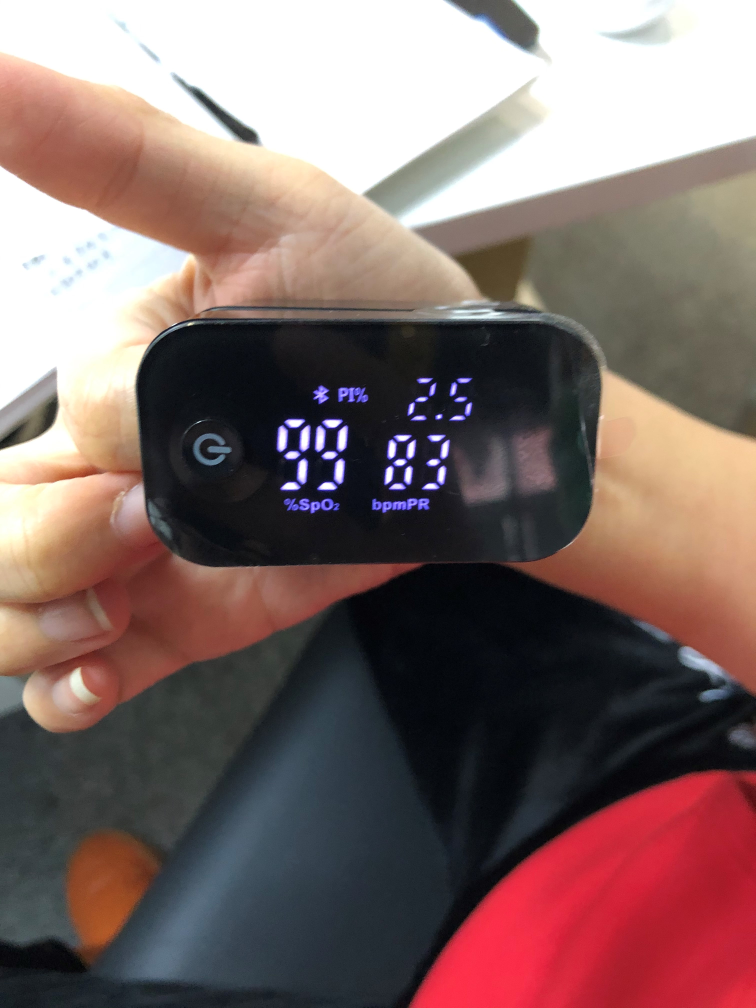
#> input picture images/IMG_2832.JPG, 3023 x 4031 px (shown at 1/4 size)
$ jupyter execute digitrec.ipynb   (shell and % lines are left out)
#> lines starting #> are read from the running program, lines starting #| are printed output that depends on the picture; after the words box and inside, x2 and y2 are one past the last pixel; in counts of white or black regions, pixels touching at a corner belong together
[cell 1]
from imutils.perspective import four_point_transform
from imutils import contours
import imutils
import matplotlib.pyplot as plt
import cv2
import numpy as np

[cell 2]
def find_screen(org_image):
    org_image = imutils.resize(org_image, height=500)
    imh = org_image.shape[0]
    imw = org_image.shape[1]
    cropL = 120
    cropR = 254

    image = org_image[:, cropL:cropR]
    gray = cv2.cvtColor(image, cv2.COLOR_BGR2GRAY)
    blur = cv2.GaussianBlur(gray,(5,5),0)
    th2 = cv2.adaptiveThreshold(blur,255,cv2.ADAPTIVE_THRESH_GAUSSIAN_C,
                cv2.THRESH_BINARY,31, 2)
    edged = cv2.Canny(th2, 0, 100, 255)

    lines = cv2.HoughLines(edged,1,np.pi/180, 1)[0:500]  #assumes descendng order of votes
    lines = np.append(lines, [[[i]] for i in range(len(lines))], axis=2) #mark by order of feature strength

    #merge similar lines
    idx = 0
    while idx < len(lines):
        for jdx in range(idx):
            ri, ti, _ = lines[idx][0]
            rj, tj, _ = lines[jdx][0]
            dt = abs(ti-tj)
            dp = abs(ri-rj)
            if dt < 0.1 and dp < 15:
                lines = np.delete(lines, idx, axis=0)
                idx -= 1
                break
        idx += 1

    #find pairs of horizontal parallel lines
    parallel_lines = []
    for i in range(len(lines)):
        for j in range(len(lines)):                           #TODO:remove horizontal restrict
            if j == i: continue
            ri, ti, si = lines[i][0]
            rj, tj, sj = lines[j][0]
            dt = abs(ti-tj)
            dp = abs(ri-rj)
            #parallel, some distance apart, horizontal
            if dt < 0.1 and 75<dp<200 and 1.40<ti<1.70:
                parallel_lines.append([ri, ti, si, rj, tj, sj])

    parallel_lines.sort(key=lambda p: (p[2]*p[2]+p[5]*p[5]))  #sort by feature strength
    parallel_lines = parallel_lines[:5]

    #the screen has bright digits surrounded by a dark background
    #look for this pattern of brightness
    hsvim = cv2.cvtColor(image, cv2.COLOR_BGR2HSV)
    row_color = np.array([hsvim[i,:,2].max(axis=0) - hsvim[i,:,2].min(axis=0) for i in range(len(hsvim))])
    row_color = np.expand_dims(row_color, axis=1)

    best_score = -10**6
    long_edges = None
    for ri, ti, si, rj, tj, sj in parallel_lines:
        hi = int(ri*np.sin(ti))
        hj = int(rj*np.sin(tj))
        region = row_color[min(hi,hj):max(hi,hj), :]
        l = len(region)
        margin = 0.2
        top_value = np.mean(region[:int(margin*l), :])
        btm_value = np.mean(region[-int(margin*l):, :])
        mid_value = np.mean(region[int(margin*l):-int(margin*l), :])
        score = mid_value - 2*(top_value+btm_value)/2   #weighted
        if score > best_score:
            best_score = score
            long_edges = [ri, ti, rj, tj]

    if long_edges[0] < long_edges[2]:
        top_edge = long_edges[:2]
        btm_edge = long_edges[2:]
    else:
        top_edge = long_edges[2:]
        btm_edge = long_edges[:2]

    #convert to coordinates in original image
    def endpt_b4_crop(r, t):
        hleft = int((1+cropL*np.cos(t)/r) * r/np.sin(t))
        hright = int((1+(cropL-imw)*np.cos(t)/r) * r/np.sin(t))
        return (0, hleft, imw, hright)

    top_endpt = endpt_b4_crop(*top_edge)
    btm_endpt = endpt_b4_crop(*btm_edge)

    #might want to crop a rectangle (now a parallelogram)
    screen_row = four_point_transform(org_image, np.array([top_endpt[:2],top_endpt[2:],btm_endpt[2:],btm_endpt[:2]]))
    rgray = cv2.cvtColor(screen_row, cv2.COLOR_BGR2GRAY)
    rblur = cv2.GaussianBlur(rgray,(5,5),0)
    rth2 = cv2.adaptiveThreshold(rblur,255,cv2.ADAPTIVE_THRESH_GAUSSIAN_C,
                cv2.THRESH_BINARY,101, 2)  #important parameter

    kernel = np.ones((5,5),np.uint8)
    closing = cv2.morphologyEx(rth2, cv2.MORPH_CLOSE, kernel)
    col_mean_V = np.mean(closing, axis=0)

    #find darkest horizontal region
    expected_width = int(len(screen_row) * 1.8)  #slightly wider
    best_score = -10**6
    best_window = 0
    for window_start in range(len(col_mean_V)-expected_width):
        score = -np.mean(col_mean_V[window_start:window_start+expected_width])  #this can be optimized for speed
        if score > best_score:
            best_score = score
            best_window = window_start

    approx_screen = screen_row[:, best_window:best_window+expected_width,:]
    rth2 = rth2[:, best_window:best_window+expected_width]

    redged = cv2.Canny(rth2, 0, 100, 255)
    screen_lines = cv2.HoughLines(redged,1,np.pi/180, 1)[0:500]  #assumes descendng order of votes

    #merge similar lines
    idx = 0
    while idx < len(screen_lines):
        for jdx in range(idx):
            ri, ti = screen_lines[idx][0]
            rj, tj = screen_lines[jdx][0]
            dt = abs(ti-tj)
            dp = abs(ri-rj)
            if dt < 0.1 and dp < 15:
                screen_lines = np.delete(screen_lines, idx, axis=0)
                idx -= 1
                break
        idx += 1

    #now look the screen's vertical borders
    vertical_lines = []
    for screen_line in screen_lines:
        for r, t in screen_line:
            if -0.1<t<0.1:
                vertical_lines.append([r, t])
    vertical_lines.sort(key=lambda v: v[0])

    #don't crop if screen is already bordered by the previous crop
    if vertical_lines[0][0]*np.cos(vertical_lines[0][1]) < expected_width * 1/8:
        left_edge = int(vertical_lines[0][0]*np.cos(vertical_lines[0][1]))
    else:
        left_edge = 0

    if vertical_lines[-1][0]*np.cos(vertical_lines[-1][1]) > expected_width * 7/8:
        right_edge = int(vertical_lines[-1][0]*np.cos(vertical_lines[-1][1]))
    else:
        right_edge = expected_width

    screen = approx_screen[:,left_edge:right_edge]
    screen = cv2.resize(screen, (350, 200))
    #screen = imutils.rotate(screen, top_edge[1]/np.pi*180-90) #tends to be inaccurate

    return screen

[cell 3]
def find_digits(screen, segment_area_fraction, width, shear=0.0, has_decimal_pt=False):
    imh, imw, _ = screen.shape

    #straighten italic digits
    if shear:
        M2 = np.float32([[1, shear, 0], [0, 1, 0]])
        M2[0,2] = -M2[0,1] * imw/2
        M2[1,2] = -M2[1,0] * imh/2
        screen = cv2.warpAffine(screen, M2, (imw, imh))

    gray = cv2.cvtColor(screen, cv2.COLOR_BGR2GRAY)
    blurred = cv2.blur(gray,ksize=(15,15))
    dst = cv2.addWeighted(gray, 4, blurred, -4, 128)     #eliminate background illumination
    dst = np.minimum(dst, np.ones(dst.shape) * 255)
    dst = np.maximum(dst, np.zeros(dst.shape)).astype(np.uint8)
    thresh = cv2.threshold(dst,200,255,cv2.THRESH_BINARY)[1]

    cnts = cv2.findContours(thresh.copy(), cv2.RETR_EXTERNAL,
        cv2.CHAIN_APPROX_SIMPLE)[0]

    def bounding_rect(rect1, rect2):
        x1, y1, w1, h1 = rect1
        x2, y2, w2, h2 = rect2
        x = int(min(x1, x2))
        y = int(min(y1, y2))
        w = int(max(x1+w1, x2+w2) - x)
        h = int(max(y1+h1, y2+h2) - y)
        return (x, y, w, h)

    #find rectangular bound for digit display
    digit_boundary = (int(imw/2), int(imh/2), 0, 0)
    for cnt in cnts:
        (x, y, w, h) = cv2.boundingRect(cnt)
        if cv2.contourArea(cnt) >= imh * imw / segment_area_fraction:
            digit_boundary = bounding_rect(digit_boundary, (x, y, w, h))

    x, y, w, h = digit_boundary
    digits = screen[y:y+h, x:x+w]  #add some failproof here
    dgh, dgw, _ = digits.shape
    digits = cv2.resize(digits, (int(60*dgw/dgh), 60))
    dgh, dgw, _ = digits.shape

    if not has_decimal_pt:
        digit1 = digits[:,:-width]
        digit2 = digits[:,-width:]
    else:
        digit1 = digits[:,:-(width+13)]
        digit2 = digits[:,-width:]

    #resize narrow digits
    def expand_left(digit):
        dgh, dgw, _ = digit.shape
        resized = cv2.resize(digit, (int(60 * dgw/dgh), 60))
        rh, rw, _ = resized.shape
        if rw > 27: return cv2.resize(resized, (27, 60))
        else:
            bg = np.zeros((60, 27, 3)).astype(np.uint8)
            bg[:, 27-rw:] = resized
            return bg

    return expand_left(digit1), expand_left(digit2)

[cell 4]
DIGIT_LOOKUP = [
    [1, 1, 1, 0, 1, 1, 1],
    [0, 1, 0, 0, 1, 0, 0],
    [1, 1, 0, 1, 0, 1, 1],
    [1, 1, 0, 1, 1, 0, 1],
    [0, 1, 1, 1, 1, 0, 0],
    [1, 0, 1, 1, 1, 0, 1],
    [1, 0, 1, 1, 1, 1, 1],
    [1, 1, 0, 0, 1, 0, 0],
    [1, 1, 1, 1, 1, 1, 1],
    [1, 1, 1, 1, 1, 0, 1]]

def read_digit(digit):
    #read a well-framed, single-digit display
    #60 * 27
    gray = cv2.cvtColor(digit, cv2.COLOR_BGR2GRAY)
    th2 = cv2.threshold(gray, 0, 255,
        cv2.THRESH_BINARY | cv2.THRESH_OTSU)[1]
    total_pixels = np.sum(np.sum(th2))/255
    segment_accumulator = np.zeros(7)

    def region_idx(x, y):
        if 25<=y<=35:
            return 4
        elif y<25:
            if y > 30/27*x:
                if x>=13: return 2
                else: return 3
            else:
                if y > -30/27*x+30: return 2
                else: return 1
        elif y>35:
            if y <= 60 - 30/27*x:
                if x>13: return 5
                else: return 6
            else:
                if y <= 30 + 30/27*x: return 5
                else: return 7

    for x in range(27):
        for y in range(60):
            segment_accumulator[region_idx(x, y)-1] += int(th2[y, x]/255)

    digit_match = 0
    min_diff = 7
    for digit in range(9, -1, -1):
        expected_segments = DIGIT_LOOKUP[digit]
        #expected fraction of pixels in a segment varies by digit
        num_segments = np.sum(expected_segments)
        segments = [segment_accumulator[i]/total_pixels > 1/(num_segments*2.5) for i in range(7)]
        diff = np.sum([abs(expected_segments[i] - segments[i]) for i in range(7)])
        if diff < min_diff:
            min_diff = diff
            digit_match = digit

    return digit_match

[cell 5]
def read_device(image):
    try:
        screen = find_screen(image)
    except Exception as e:
        print("failed to detect device")
    d1, d2 = find_digits(screen[40:90,200:260], 270, 37, 0.1, True)
    d3, d4 = find_digits(screen[70:145,95:170], 150, 28, 0.1, False)
    d5, d6 = find_digits(screen[85:145, 183:243], 150, 32, 0.1, False)
    d1 = read_digit(d1)
    d2 = read_digit(d2)
    d3 = read_digit(d3)
    d4 = read_digit(d4)
    d5 = read_digit(d5)
    d6 = read_digit(d6)
    reading1 = d1 + d2/10
    reading2 = d3*10 + d4
    reading3 = d5*10 + d6
    return reading1, reading2, reading3

plt.rcParams['figure.figsize'] = [20, 10]
img = cv2.imread('./images/IMG_2832.JPG')
#> img is the input picture: shape (4031, 3023, 3); mean B, G, R 104.2, 106.7, 128.6
print(read_device(img))
#> in find_screen, `th2 = cv2.adaptiveThreshold(blur,255,cv2.ADAPTIVE_THRESH_GAUSSIAN_C, c..`:
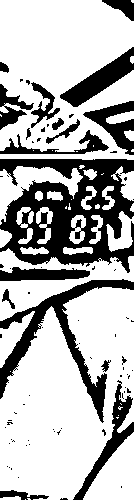
#> th2: shape (500, 134); 70.1% white; 77 black regions (59 under 20 px), largest, box (x1, y1, x2, y2) and area: (0, 159, 134, 273) 8660, (0, 279, 134, 423) 3414, (60, 47, 134, 107) 1500
#> in find_screen, `edged = cv2.Canny(th2, 0, 100, 255)`:
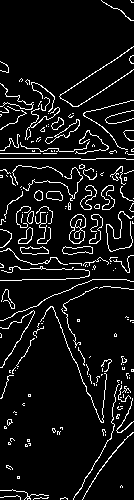
#> edged: shape (500, 134); 7.7% white in thin lines or dots
#> in find_screen, `lines = cv2.HoughLines(edged,1,np.pi/180, 1)[0:500]`: lines = 500 rows, first 8: [158, 1.57], [72, 2.74], [112, 0.995], [66, 2.76], [279, 1.57], [79, 2.72], [131, 0.995], [157, 1.59]
#> in find_screen, `lines = np.append(lines, [[[i]] for i in range(len(lines))], axis=2)`: lines = 500 rows, first 8: [158, 1.57, 0], [72, 2.74, 1], [112, 0.995, 2], [66, 2.76, 3], [279, 1.57, 4], [79, 2.72, 5], [131, 0.995, 6], [157, 1.59, 7]
#> the loop in find_screen, `while idx < len(lines):` made 500 passes
#> idx on passes 1 to 3: 1, 2, 3
#> after the loop in find_screen, `while idx < len(lines):`: idx = 55; lines = 55 rows, first 8: [158, 1.57, 0], [72, 2.74, 1], [112, 0.995, 2], [279, 1.57, 4], [131, 0.995, 6], [138, 0.0873, 8], [191, 0.541, 9], [18, 2.88, 13]
#> the loop in find_screen, `for i in range(len(lines)):` made 55 passes
#> after the loop in find_screen, `for i in range(len(lines)):`: parallel_lines = [[158, 1.57, 0, 279, 1.57, 4], [279, 1.57, 4, 158, 1.57, 0]]
#> in find_screen, `row_color = np.array([hsvim[i,:,2].max(axis=0) - hsvim[i,:,2].min(axis..`: row_color = 500 values, max 243 at index 488, min 0 at index 24, mean 127.7
#> the loop in find_screen, `for ri, ti, si, rj, tj, sj in parallel_lines:` made 2 passes
#> (ri, ti, si, rj, tj, sj, hi, hj) on pass 1: (158, 1.57, 0, 279, 1.57, 4, 157, 278)
#> after the loop in find_screen, `for ri, ti, si, rj, tj, sj in parallel_lines:`: best_score = 131.5
#> in find_screen, `top_edge = long_edges[:2]`: top_edge = [158, 1.57]
#> in find_screen, `btm_edge = long_edges[2:]`: btm_edge = [279, 1.57]
#> in endpt_b4_crop, `hleft = int((1+cropL*np.cos(t)/r) * r/np.sin(t))`: hleft = 157
#> in endpt_b4_crop, `hright = int((1+(cropL-imw)*np.cos(t)/r) * r/np.sin(t))`: hright = 158
#> in find_screen, `top_endpt = endpt_b4_crop(*top_edge)`: top_endpt = (0, 157, 374, 158)
#> in find_screen, `btm_endpt = endpt_b4_crop(*btm_edge)`: btm_endpt = (0, 278, 374, 279)
#> in find_screen, `rblur = cv2.GaussianBlur(rgray,(5,5),0)`:
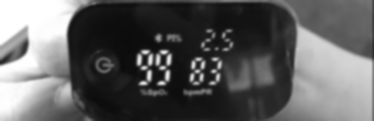
#> rblur: shape (121, 374); min 11, max 255, mean 94.6
#> in find_screen, `closing = cv2.morphologyEx(rth2, cv2.MORPH_CLOSE, kernel)`:
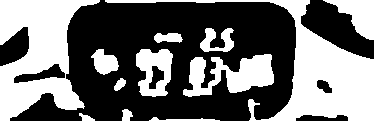
#> closing: shape (121, 374); 43.8% white; 12 white regions, largest, box (x1, y1, x2, y2) and area: (105, 0, 374, 121) 7137, (0, 0, 100, 121) 6721, (183, 54, 274, 97) 2201
#> in find_screen, `col_mean_V = np.mean(closing, axis=0)`: col_mean_V = 374 values, max 248.7 at index 296, min 6.32 at index 133, mean 111.7
#> in find_screen, `expected_width = int(len(screen_row) * 1.8)`: expected_width = 217
#> the loop in find_screen, `for window_start in range(len(col_mean_V)-expected_width):` made 157 passes
#> (score, best_score) on passes 1 to 8: (-99.83, -99.83), (-99.19, -99.19), (-98.53, -98.53), (-97.86, -97.86), (-97.16, -97.16), (-96.41, -96.41), (-95.67, -95.67), (-94.91, -94.91)
#> after the loop in find_screen, `for window_start in range(len(col_mean_V)-expected_width):`: best_score = -59.49; best_window = 73
#> in find_screen, `approx_screen = screen_row[:, best_window:best_window+expected_width,:]`:
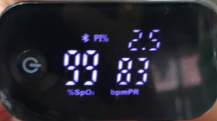
#> approx_screen: shape (121, 217, 3); mean of channels 0, 1, 2 48.9, 39.3, 40.1; drawn as B, G, R
#> in find_screen, `redged = cv2.Canny(rth2, 0, 100, 255)`:
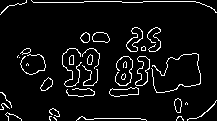
#> redged: shape (121, 217); 6.4% white in thin lines or dots
#> in find_screen, `screen_lines = cv2.HoughLines(redged,1,np.pi/180, 1)[0:500]`: screen_lines = 500 rows, first 8: [3, 1.55], [1, 1.57], [118, 1.57], [116, 1.59], [120, 1.55], [114, 1.61], [-2, 1.59], [122, 1.54]
#> the loop in find_screen, `while idx < len(screen_lines):` made 500 passes
#> after the loop in find_screen, `while idx < len(screen_lines):`: idx = 57; screen_lines = 57 rows, first 8: [3, 1.55], [118, 1.57], [85, 1.57], [105, 1.29], [117, 0.908], [126, 1.34], [48, 1.75], [100, 1.19]
#> the loop in find_screen, `for screen_line in screen_lines:` made 57 passes
#> after the loop in find_screen, `for screen_line in screen_lines:`: vertical_lines = [[135, 0.0524], [76, 0.0524]]
#> in find_screen, `right_edge = expected_width`: right_edge = 217
#> in find_digits, `cnts = cv2.findContours(thresh.copy(), cv2.RETR_EXTERNAL, cv2.CHAIN_AP..`: cnts = 11 contours, 1 with area under 20; largest, box (x1, y1, x2, y2) and area: (39, 13, 45, 23) 38, (7, 29, 13, 39) 38, (42, 39, 53, 44) 35, (11, 39, 23, 44) 35, (12, 9, 24, 14) 32
#> the loop in find_digits, `for cnt in cnts:` made 11 passes
#> (x1 in bounding_rect, y1 in bounding_rect, w1 in bounding_rect, h1 in bounding_rect) on passes 1 to 8: (30, 25, 0, 0), (30, 25, 23, 19), (11, 25, 42, 19), (11, 25, 42, 19), (11, 25, 47, 19), (7, 25, 51, 19), (7, 24, 51, 20), (7, 24, 51, 20)
#> in find_digits, `x, y, w, h = digit_boundary`: x = 7; w = 51; h = 35
#> call 2 of find_digits, with segment_area_fraction = 150, width = 28, shear = 0.1, has_decimal_pt = False
#> in find_digits (call 2), `gray = cv2.cvtColor(screen, cv2.COLOR_BGR2GRAY)`:
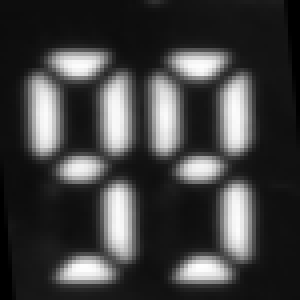
#> gray: shape (75, 75) (shown 4 times larger); min 0, max 254, mean 63.6
#> in find_digits (call 2), `blurred = cv2.blur(gray,ksize=(15,15))`:
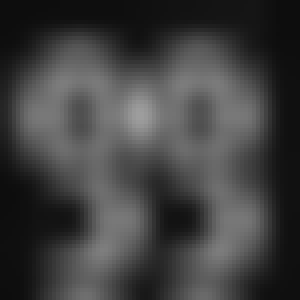
#> blurred: shape (75, 75) (shown 4 times larger); min 13, max 157, mean 64
#> in find_digits (call 2), `thresh = cv2.threshold(dst,200,255,cv2.THRESH_BINARY)[1]`:
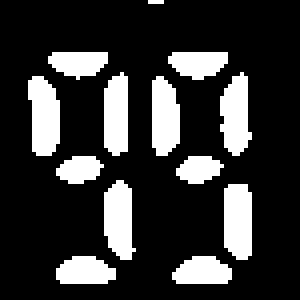
#> thresh: shape (75, 75) (shown 4 times larger); 20.8% white; 13 white regions (1 under 20 px)
#> in find_digits (call 2), `cnts = cv2.findContours(thresh.copy(), cv2.RETR_EXTERNAL, cv2.CHAIN_AP..`: cnts = 13 contours, 1 with area under 20; largest, box (x1, y1, x2, y2) and area: (7, 19, 15, 39) 106, (56, 46, 63, 65) 101, (26, 45, 34, 65) 98, (55, 18, 63, 39) 97, (38, 19, 45, 39) 96
#> the loop in find_digits (call 2), `for cnt in cnts:` made 13 passes
#> (x1 in bounding_rect, w1 in bounding_rect, h1 in bounding_rect, x2 in bounding_rect) on passes 1 to 6: (37, 0, 0, 43), (37, 21, 34, 14), (14, 44, 34, 56), (14, 49, 34, 26), (14, 49, 34, 44), (14, 49, 34, 14)
#> call 3 of find_digits, with segment_area_fraction = 150, width = 32, shear = 0.1, has_decimal_pt = False
#> the loop in find_digits (call 3), `for cnt in cnts:` made 12 passes
#> in find_digits (call 3), `digits = screen[y:y+h, x:x+w]`:
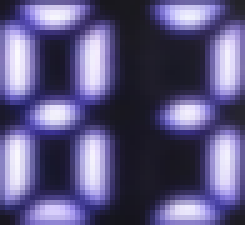
#> digits: shape (45, 49, 3) (shown 5 times larger); mean of channels 0, 1, 2 128.5, 86.3, 91.9; drawn as B, G, R
#| (2.5, 99, 83)
plt.imshow(cv2.cvtColor(img, cv2.COLOR_BGR2RGB))
plt.show()
